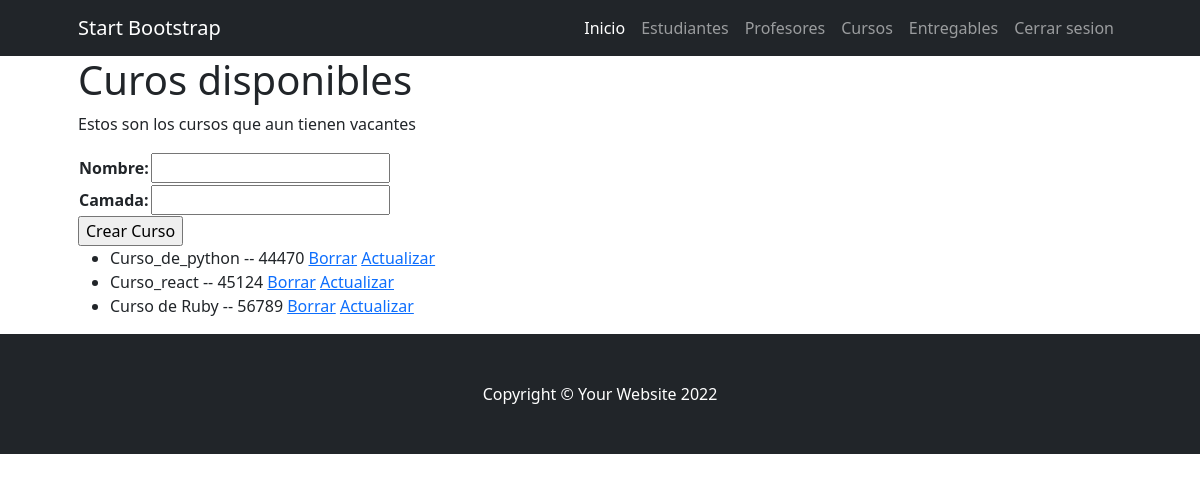
The page /coder/cursos/ (signed in) on the database as committed earlier.
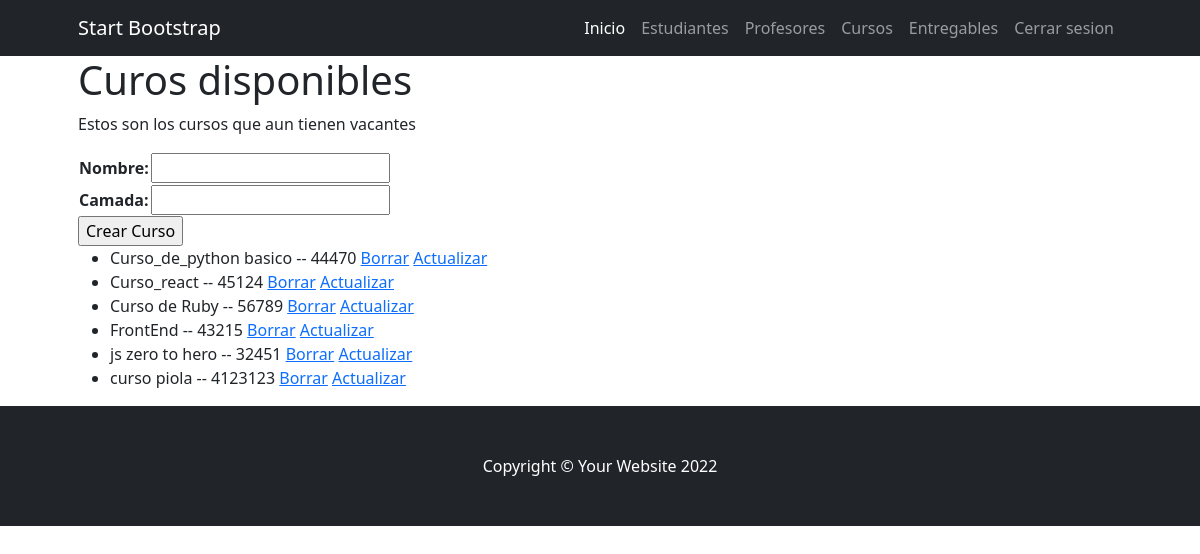
The same page on the database as committed later.
### appcoder/models.py (models this page shows)
class Curso(models.Model):
    nombre = models.CharField(max_length=50)
    camada = models.IntegerField()
    def __str__(self):
        return f'{self.nombre} -- {self.camada}'

### appcoder/views.py (the view, shortened to what this page needs)
# urls.py: path('cursos/',cursos,name='coder-cursos'),
@login_required
def cursos(request):
    errores = ''
    cursos = Curso.objects.all()
    formulario = CursoFormulario()
    contexto = {'listado_cursos':cursos,'formulario':formulario,'errores':errores}
    return render(request,'appcoder/cursos.html',contexto)

### appcoder/forms.py
class CursoFormulario(forms.Form):
    nombre = forms.CharField(min_length=3)
    camada = forms.IntegerField()

### appcoder/templates/appcoder/cursos.html (shortened to what this page needs)
{% extends 'appcoder/base.html' %}
{% block contenido %}
<h1>Curos disponibles</h1>
<p>Estos son los cursos que aun tienen vacantes</p>
<form method="post">
    <table>
        {{formulario.as_table}}
    </table>
    <input type="submit" value="Crear Curso">
</form>
{% if listado_cursos %}
    <ul>
        {% for curso in listado_cursos %}
        <li>{{curso}}
            <a href="{% url 'coder-cursos-borrar' curso.id %}">Borrar</a>
            <a href="{% url 'coder-cursos-editar' curso.id %}">Actualizar</a>
        </li>
        {% endfor %}
    </ul>
{% else %}
<p>no hay cursos disponibles de momento</p>
{% endif %}
{% endblock %}

### appcoder/templates/appcoder/base.html (shortened to what this page needs)
<!DOCTYPE html>
<html lang="en">
    <head>
        {% load static %}
        <link href="{% static 'appcoder/css/styles.css' %}" rel="stylesheet" />
    </head>
    <body>
        <nav class="navbar navbar-expand-lg navbar-dark bg-dark">
            <div class="container px-5">
                <a class="navbar-brand" href="#!">Start Bootstrap</a>
                <div class="collapse navbar-collapse" id="navbarSupportedContent">
                    <ul class="navbar-nav ms-auto mb-2 mb-lg-0">
                        <li class="nav-item"><a class="nav-link active" aria-current="page" href="{% url 'coder-inicio' %}">Inicio</a></li>
                        <li class="nav-item"><a class="nav-link" href="{% url 'coder-estudiantes' %}">Estudiantes</a></li>
                        <li class="nav-item"><a class="nav-link" href="{% url 'coder-profesores' %}">Profesores</a></li>
                        <li class="nav-item"><a class="nav-link" href="{% url 'coder-cursos' %}">Cursos</a></li>
                        <li class="nav-item"><a class="nav-link" href="{% url 'coder-entregables' %}">Entregables</a></li>
                        {% if request.user.is_authenticated %}
                        <li class="nav-item"><a class="nav-link" href="{% url 'auth-logout' %}">Cerrar sesion</a></li>
                        {% else %}
                        <li class="nav-item"><a class="nav-link" href="{% url 'auth-login' %}">Iniciar Sesion</a></li>
                        {% endif %}
                    </ul>
                </div>
            </div>
        </nav>
        <div class="container px-4 px-lg-5">
            {% block contenido %}
            {% endblock contenido %}
        </div>
        <footer class="py-5 bg-dark">
            <div class="container px-4 px-lg-5"><p class="m-0 text-center text-white">Copyright &copy; Your Website 2022</p></div>
        </footer>
    </body>
</html>

Rows that differ between the two databases and show on the page:
changed Curso: nombre+camada "Curso_de_python -- 44470" → "Curso_de_python basico -- 44470"
added Curso: nombre+camada "FrontEnd -- 43215"
added Curso: nombre+camada "js zero to hero -- 32451"
added Curso: nombre+camada "curso piola -- 4123123"
